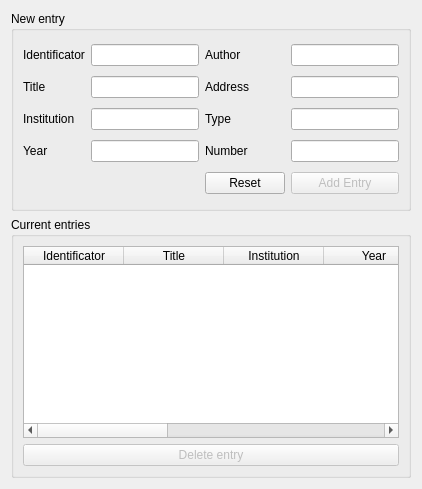
     <widget class="QWidget" name="tabReport">
      <attribute name="title">
       <string>Report</string>
      </attribute>
      <layout class="QGridLayout" name="gridLayout_31">
       <item row="0" column="0">
        <widget class="QGroupBox" name="groupBoxReportsNewEntry">
         <property name="minimumSize">
          <size>
           <width>0</width>
           <height>200</height>
          </size>
         </property>
         <property name="maximumSize">
          <size>
           <width>16777215</width>
           <height>200</height>
          </size>
         </property>
         <property name="title">
          <string>New entry</string>
         </property>
         <layout class="QGridLayout" name="gridLayout_29">
          <item row="2" column="0">
           <widget class="QLabel" name="labelReportsID">
            <property name="text">
             <string>Identificator</string>
            </property>
           </widget>
          </item>
          <item row="3" column="0">
           <widget class="QLabel" name="labelReportsTitle">
            <property name="text">
             <string>Title</string>
            </property>
           </widget>
          </item>
          <item row="3" column="1">
           <widget class="QLineEdit" name="lineEditReportsTitle"/>
          </item>
          <item row="6" column="2">
           <widget class="QPushButton" name="pushButtonReportsReset">
            <property name="text">
             <string>Reset</string>
            </property>
           </widget>
          </item>
          <item row="2" column="1">
           <widget class="QLineEdit" name="lineEditReportsID"/>
          </item>
          <item row="6" column="5">
           <widget class="QPushButton" name="pushButtonReportsAddEntry">
            <property name="enabled">
             <bool>false</bool>
            </property>
            <property name="text">
             <string>Add Entry</string>
            </property>
           </widget>
          </item>
          <item row="4" column="0">
           <widget class="QLabel" name="labelReportsInstitution">
            <property name="text">
             <string>Institution</string>
            </property>
           </widget>
          </item>
          <item row="4" column="1">
           <widget class="QLineEdit" name="lineEditReportsInstitution"/>
          </item>
          <item row="5" column="1">
           <widget class="QLineEdit" name="lineEditReportsYear">
            <property name="inputMask">
             <string/>
            </property>
            <property name="maxLength">
             <number>4</number>
            </property>
           </widget>
          </item>
          <item row="5" column="0">
           <widget class="QLabel" name="labelReportsYear">
            <property name="text">
             <string>Year</string>
            </property>
           </widget>
          </item>
          <item row="5" column="2">
           <widget class="QLabel" name="labelReportsNumber">
            <property name="text">
             <string>Number</string>
            </property>
           </widget>
          </item>
          <item row="4" column="2">
           <widget class="QLabel" name="labelReportsType">
            <property name="text">
             <string>Type</string>
            </property>
           </widget>
          </item>
          <item row="3" column="2">
           <widget class="QLabel" name="labelReportsAddress">
            <property name="text">
             <string>Address</string>
            </property>
           </widget>
          </item>
          <item row="2" column="2">
           <widget class="QLabel" name="labelReportsAuthor">
            <property name="text">
             <string>Author</string>
            </property>
           </widget>
          </item>
          <item row="5" column="5">
           <widget class="QLineEdit" name="lineEditReportsNumber"/>
          </item>
          <item row="4" column="5">
           <widget class="QLineEdit" name="lineEditReportsType"/>
          </item>
          <item row="3" column="5">
           <widget class="QLineEdit" name="lineEditReportsAddress"/>
          </item>
          <item row="2" column="5">
           <widget class="QLineEdit" name="lineEditReportsAuthor"/>
          </item>
         </layout>
        </widget>
       </item>
       <item row="1" column="0">
        <widget class="QGroupBox" name="groupBoxReportsCurrentEntries">
         <property name="title">
          <string>Current entries</string>
         </property>
         <layout class="QGridLayout" name="gridLayout_30">
          <item row="1" column="0">
           <widget class="QPushButton" name="pushButtonReportsDelete">
            <property name="enabled">
             <bool>false</bool>
            </property>
            <property name="text">
             <string>Delete entry</string>
            </property>
           </widget>
          </item>
          <item row="0" column="0">
           <widget class="QTableWidget" name="tableWidgetReports">
            <property name="selectionMode">
             <enum>QAbstractItemView::SingleSelection</enum>
            </property>
            <property name="selectionBehavior">
             <enum>QAbstractItemView::SelectRows</enum>
            </property>
            <attribute name="horizontalHeaderShowSortIndicator" stdset="0">
             <bool>false</bool>
            </attribute>
            <attribute name="horizontalHeaderStretchLastSection">
             <bool>true</bool>
            </attribute>
            <attribute name="verticalHeaderVisible">
             <bool>false</bool>
            </attribute>
            <attribute name="verticalHeaderStretchLastSection">
             <bool>false</bool>
            </attribute>
            <column>
             <property name="text">
              <string>Identificator</string>
             </property>
            </column>
            <column>
             <property name="text">
              <string>Title</string>
             </property>
            </column>
            <column>
             <property name="text">
              <string>Institution</string>
             </property>
            </column>
            <column>
             <property name="text">
              <string>Year</string>
             </property>
            </column>
            <column>
             <property name="text">
              <string>Address</string>
             </property>
            </column>
            <column>
             <property name="text">
              <string>Type</string>
             </property>
            </column>
            <column>
             <property name="text">
              <string>Number</string>
             </property>
            </column>
            <column>
             <property name="text">
              <string>Month</string>
             </property>
            </column>
           </widget>
          </item>
         </layout>
        </widget>
       </item>
      </layout>
     </widget>
